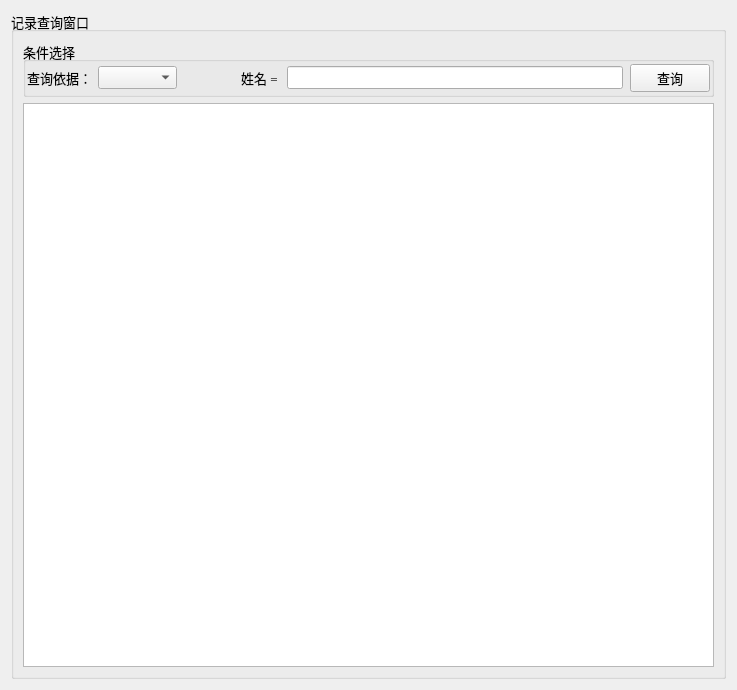
<?xml version="1.0" encoding="UTF-8"?>
<ui version="4.0">
 <class>TableInfoPages</class>
 <widget class="QWidget" name="TableInfoPages">
  <property name="geometry">
   <rect>
    <x>0</x>
    <y>0</y>
    <width>737</width>
    <height>690</height>
   </rect>
  </property>
  <property name="windowTitle">
   <string>Form</string>
  </property>
  <layout class="QHBoxLayout" name="horizontalLayout_2">
   <item>
    <widget class="QGroupBox" name="groupBox_2">
     <property name="font">
      <font>
       <family>Times New Roman</family>
       <pointsize>10</pointsize>
      </font>
     </property>
     <property name="title">
      <string>记录查询窗口</string>
     </property>
     <layout class="QVBoxLayout" name="verticalLayout">
      <item>
       <widget class="QGroupBox" name="groupBox">
        <property name="sizePolicy">
         <sizepolicy hsizetype="Preferred" vsizetype="Fixed">
          <horstretch>0</horstretch>
          <verstretch>0</verstretch>
         </sizepolicy>
        </property>
        <property name="font">
         <font>
          <family>Times New Roman</family>
          <pointsize>10</pointsize>
         </font>
        </property>
        <property name="title">
         <string>条件选择</string>
        </property>
        <layout class="QHBoxLayout" name="horizontalLayout_3">
         <property name="leftMargin">
          <number>1</number>
         </property>
         <property name="topMargin">
          <number>1</number>
         </property>
         <property name="rightMargin">
          <number>1</number>
         </property>
         <property name="bottomMargin">
          <number>1</number>
         </property>
         <item>
          <widget class="QLabel" name="label">
           <property name="font">
            <font>
             <family>Times New Roman</family>
             <pointsize>10</pointsize>
            </font>
           </property>
           <property name="text">
            <string>查询依据：</string>
           </property>
          </widget>
         </item>
         <item>
          <widget class="QComboBox" name="comboBox">
           <property name="font">
            <font>
             <family>Times New Roman</family>
             <pointsize>10</pointsize>
            </font>
           </property>
          </widget>
         </item>
         <item>
          <spacer name="horizontalSpacer_2">
           <property name="orientation">
            <enum>Qt::Horizontal</enum>
           </property>
           <property name="sizeHint" stdset="0">
            <size>
             <width>156</width>
             <height>20</height>
            </size>
           </property>
          </spacer>
         </item>
         <item>
          <widget class="QStackedWidget" name="stackedWidget">
           <property name="sizePolicy">
            <sizepolicy hsizetype="Fixed" vsizetype="Preferred">
             <horstretch>0</horstretch>
             <verstretch>0</verstretch>
            </sizepolicy>
           </property>
           <property name="font">
            <font>
             <family>Times New Roman</family>
             <pointsize>10</pointsize>
            </font>
           </property>
           <property name="currentIndex">
            <number>2</number>
           </property>
           <widget class="QWidget" name="page">
            <layout class="QHBoxLayout" name="horizontalLayout">
             <property name="leftMargin">
              <number>1</number>
             </property>
             <property name="topMargin">
              <number>1</number>
             </property>
             <property name="rightMargin">
              <number>1</number>
             </property>
             <property name="bottomMargin">
              <number>1</number>
             </property>
             <item>
              <widget class="QLabel" name="label_4">
               <property name="text">
                <string>开始：</string>
               </property>
              </widget>
             </item>
             <item>
              <widget class="QDateTimeEdit" name="dtEditStart"/>
             </item>
             <item>
              <widget class="QLabel" name="label_5">
               <property name="text">
                <string>结束：</string>
               </property>
              </widget>
             </item>
             <item>
              <widget class="QDateTimeEdit" name="dtEditEnd"/>
             </item>
            </layout>
           </widget>
           <widget class="QWidget" name="page_2">
            <layout class="QHBoxLayout" name="horizontalLayout_4">
             <property name="leftMargin">
              <number>1</number>
             </property>
             <property name="topMargin">
              <number>1</number>
             </property>
             <property name="rightMargin">
              <number>1</number>
             </property>
             <property name="bottomMargin">
              <number>1</number>
             </property>
             <item>
              <widget class="QLabel" name="label_2">
               <property name="font">
                <font>
                 <family>Times New Roman</family>
                 <pointsize>10</pointsize>
                </font>
               </property>
               <property name="text">
                <string>卡号=</string>
               </property>
              </widget>
             </item>
             <item>
              <widget class="QLineEdit" name="lineEdit"/>
             </item>
             <item>
              <widget class="QPushButton" name="btn_Enventory">
               <property name="text">
                <string>识别</string>
               </property>
              </widget>
             </item>
            </layout>
           </widget>
           <widget class="QWidget" name="page_3">
            <layout class="QHBoxLayout" name="horizontalLayout_5">
             <property name="leftMargin">
              <number>1</number>
             </property>
             <property name="topMargin">
              <number>1</number>
             </property>
             <property name="rightMargin">
              <number>1</number>
             </property>
             <property name="bottomMargin">
              <number>1</number>
             </property>
             <item>
              <widget class="QLabel" name="label_3">
               <property name="text">
                <string>姓名 = </string>
               </property>
              </widget>
             </item>
             <item>
              <widget class="QLineEdit" name="lineEdit_2"/>
             </item>
            </layout>
           </widget>
          </widget>
         </item>
         <item>
          <widget class="QPushButton" name="btn_Query">
           <property name="font">
            <font>
             <family>Times New Roman</family>
             <pointsize>10</pointsize>
            </font>
           </property>
           <property name="text">
            <string>查询</string>
           </property>
          </widget>
         </item>
        </layout>
       </widget>
      </item>
      <item>
       <widget class="QTableView" name="tableView">
        <property name="font">
         <font>
          <family>Times New Roman</family>
          <pointsize>10</pointsize>
         </font>
        </property>
       </widget>
      </item>
     </layout>
    </widget>
   </item>
  </layout>
 </widget>
 <resources/>
 <connections/>
</ui>
